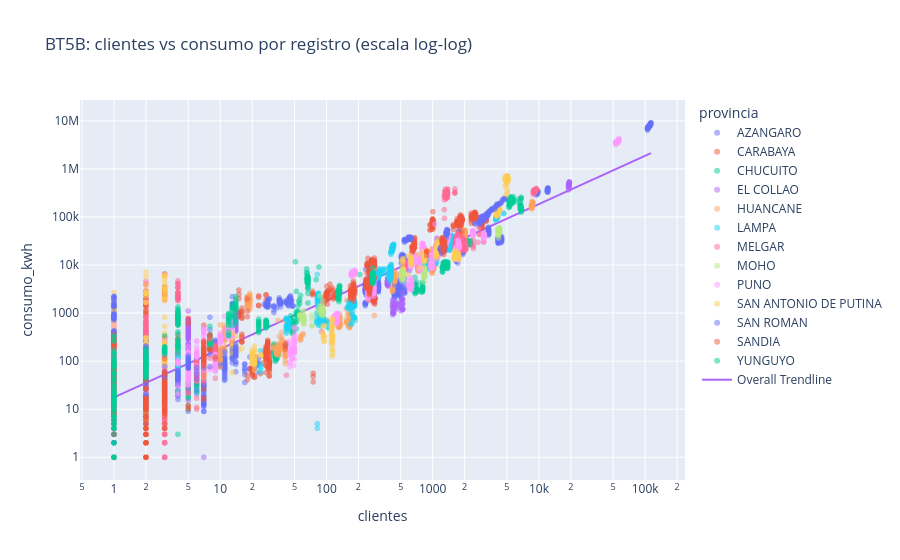

Notebook code for this chart:
### Code cell
b5 = df[(df["tarifa"] == "BT5B") & (df["consumo_kwh"] > 0)]
fig = px.scatter(b5, x="clientes", y="consumo_kwh", color="provincia", log_x=True, log_y=True,
                 opacity=0.5, trendline="ols", trendline_scope="overall",
                 trendline_options=dict(log_x=True, log_y=True),
                 title="BT5B: clientes vs consumo por registro (escala log-log)")
fig.show()
res = px.get_trendline_results(fig).iloc[0]["px_fit_results"]
print(f"Pendiente log-log ≈ {res.params[1]:.2f} (≈1 indica consumo proporcional al número de clientes)")

### Figure 1 — Plotly figure (JSON) as saved in the notebook; plotly's stock layout.template omitted (floating-point values rounded to 4 significant figures; data arrays with more than 128 entries replaced by an {"elided": "..."} marker saying what was removed)
{"data": [{"hovertemplate": "provincia=AZANGARO<br>clientes=%{x}<br>consumo_kwh=%{y}<extra></extra>", "legendgroup": "AZANGARO", "marker": {"color": "#636efa", "opacity": 0.5, "symbol": "circle"}, "mode": "markers", "name": "AZANGARO", "showlegend": true, "type": "scattergl", "x": {"elided": "1710 int values"}, "xaxis": "x", "y": {"elided": "1710 float values"}, "yaxis": "y"}, {"hovertemplate": "provincia=CARABAYA<br>clientes=%{x}<br>consumo_kwh=%{y}<extra></extra>", "legendgroup": "CARABAYA", "marker": {"color": "#EF553B", "opacity": 0.5, "symbol": "circle"}, "mode": "markers", "name": "CARABAYA", "showlegend": true, "type": "scattergl", "x": {"elided": "923 int values"}, "xaxis": "x", "y": {"elided": "923 float values"}, "yaxis": "y"}, {"hovertemplate": "provincia=CHUCUITO<br>clientes=%{x}<br>consumo_kwh=%{y}<extra></extra>", "legendgroup": "CHUCUITO", "marker": {"color": "#00cc96", "opacity": 0.5, "symbol": "circle"}, "mode": "markers", "name": "CHUCUITO", "showlegend": true, "type": "scattergl", "x": {"elided": "686 int values"}, "xaxis": "x", "y": {"elided": "686 float values"}, "yaxis": "y"}, {"hovertemplate": "provincia=EL COLLAO<br>clientes=%{x}<br>consumo_kwh=%{y}<extra></extra>", "legendgroup": "EL COLLAO", "marker": {"color": "#ab63fa", "opacity": 0.5, "symbol": "circle"}, "mode": "markers", "name": "EL COLLAO", "showlegend": true, "type": "scattergl", "x": {"elided": "435 int values"}, "xaxis": "x", "y": {"elided": "435 float values"}, "yaxis": "y"}, {"hovertemplate": "provincia=HUANCANE<br>clientes=%{x}<br>consumo_kwh=%{y}<extra></extra>", "legendgroup": "HUANCANE", "marker": {"color": "#FFA15A", "opacity": 0.5, "symbol": "circle"}, "mode": "markers", "name": "HUANCANE", "showlegend": true, "type": "scattergl", "x": {"elided": "1022 int values"}, "xaxis": "x", "y": {"elided": "1022 float values"}, "yaxis": "y"}, {"hovertemplate": "provincia=LAMPA<br>clientes=%{x}<br>consumo_kwh=%{y}<extra></extra>", "legendgroup": "LAMPA", "marker": {"color": "#19d3f3", "opacity": 0.5, "symbol": "circle"}, "mode": "markers", "name": "LAMPA", "showlegend": true, "type": "scattergl", "x": {"elided": "1158 int values"}, "xaxis": "x", "y": {"elided": "1158 float values"}, "yaxis": "y"}, {"hovertemplate": "provincia=MELGAR<br>clientes=%{x}<br>consumo_kwh=%{y}<extra></extra>", "legendgroup": "MELGAR", "marker": {"color": "#FF6692", "opacity": 0.5, "symbol": "circle"}, "mode": "markers", "name": "MELGAR", "showlegend": true, "type": "scattergl", "x": {"elided": "1213 int values"}, "xaxis": "x", "y": {"elided": "1213 float values"}, "yaxis": "y"}, {"hovertemplate": "provincia=MOHO<br>clientes=%{x}<br>consumo_kwh=%{y}<extra></extra>", "legendgroup": "MOHO", "marker": {"color": "#B6E880", "opacity": 0.5, "symbol": "circle"}, "mode": "markers", "name": "MOHO", "showlegend": true, "type": "scattergl", "x": {"elided": "308 int values"}, "xaxis": "x", "y": {"elided": "308 float values"}, "yaxis": "y"}, {"hovertemplate": "provincia=PUNO<br>clientes=%{x}<br>consumo_kwh=%{y}<extra></extra>", "legendgroup": "PUNO", "marker": {"color": "#FF97FF", "opacity": 0.5, "symbol": "circle"}, "mode": "markers", "name": "PUNO", "showlegend": true, "type": "scattergl", "x": {"elided": "2047 int values"}, "xaxis": "x", "y": {"elided": "2047 float values"}, "yaxis": "y"}, {"hovertemplate": "provincia=SAN ANTONIO DE PUTINA<br>clientes=%{x}<br>consumo_kwh=%{y}<extra></extra>", "legendgroup": "SAN ANTONIO DE PUTINA", "marker": {"color": "#FECB52", "opacity": 0.5, "symbol": "circle"}, "mode": "markers", "name": "SAN ANTONIO DE PUTINA", "showlegend": true, "type": "scattergl", "x": {"elided": "634 int values"}, "xaxis": "x", "y": {"elided": "634 float values"}, "yaxis": "y"}, {"hovertemplate": "provincia=SAN ROMAN<br>clientes=%{x}<br>consumo_kwh=%{y}<extra></extra>", "legendgroup": "SAN ROMAN", "marker": {"color": "#636efa", "opacity": 0.5, "symbol": "circle"}, "mode": "markers", "name": "SAN ROMAN", "showlegend": true, "type": "scattergl", "x": {"elided": "953 int values"}, "xaxis": "x", "y": {"elided": "953 float values"}, "yaxis": "y"}, {"hovertemplate": "provincia=SANDIA<br>clientes=%{x}<br>consumo_kwh=%{y}<extra></extra>", "legendgroup": "SANDIA", "marker": {"color": "#EF553B", "opacity": 0.5, "symbol": "circle"}, "mode": "markers", "name": "SANDIA", "showlegend": true, "type": "scattergl", "x": {"elided": "830 int values"}, "xaxis": "x", "y": {"elided": "830 float values"}, "yaxis": "y"}, {"hovertemplate": "provincia=YUNGUYO<br>clientes=%{x}<br>consumo_kwh=%{y}<extra></extra>", "legendgroup": "YUNGUYO", "marker": {"color": "#00cc96", "opacity": 0.5, "symbol": "circle"}, "mode": "markers", "name": "YUNGUYO", "showlegend": true, "type": "scattergl", "x": {"elided": "475 int values"}, "xaxis": "x", "y": {"elided": "475 float values"}, "yaxis": "y"}, {"hovertemplate": "<b>OLS trendline</b><br>log10(consumo_kwh) = 1.00579 * log10(clientes) + 1.24569<br>R<sup>2</sup>=0.858038<br><br>clientes=%{x}<br>consumo_kwh=%{y} <b>(trend)</b><extra></extra>", "legendgroup": "Overall Trendline", "line": {"color": "#ab63fa"}, "mode": "lines", "name": "Overall Trendline", "showlegend": true, "type": "scatter", "x": {"elided": "12394 int values"}, "xaxis": "x", "y": {"elided": "12394 float values"}, "yaxis": "y"}], "layout": {"legend": {"title": {"text": "provincia"}, "tracegroupgap": 0}, "title": {"text": "BT5B: clientes vs consumo por registro (escala log-log)"}, "xaxis": {"anchor": "y", "domain": [0, 1], "title": {"text": "clientes"}, "type": "log"}, "yaxis": {"anchor": "x", "domain": [0, 1], "title": {"text": "consumo_kwh"}, "type": "log"}}}
